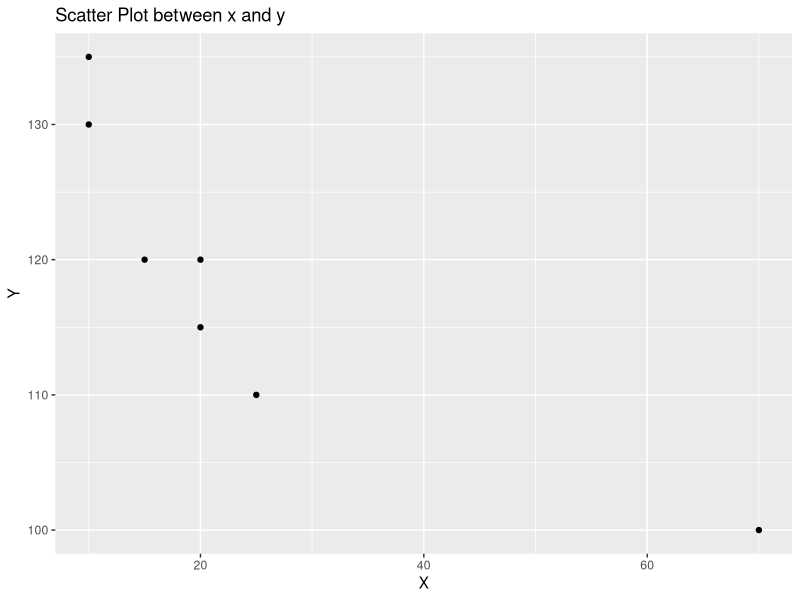

Write the R code that produced this figure.
                                     # Page no. : 617 - 618

# Detecting Influential Observations

x <- c(10, 10, 15, 20, 20, 25, 70)
y <- c(135, 130, 120, 115, 120, 110, 100)

DF <- data.frame(x, y)

# Install Library if not installed

# install.packages("ggplot2")

# Import Library

library(ggplot2)

ggplot(DF, aes(x, y)) + geom_point() + labs(title = "Scatter Plot between x and y", x = "X", 
                                            y = "Y")

point <- x[7]  # From Scatter Plot

h <- (1 / nrow(DF)) + (((point - mean(DF$x))**2) / (sum((DF$x - mean(DF$x))**2)))

cat("Leverage at point 7 is", h)
